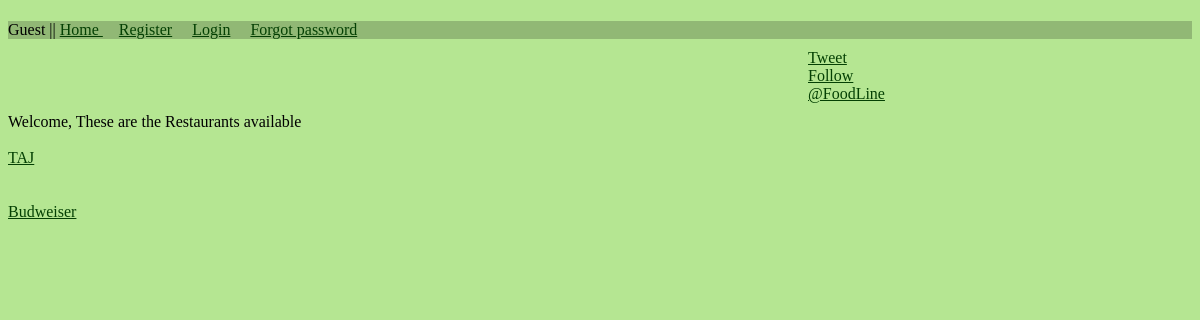
Page /foodline/customerlist/ on the earlier database version.
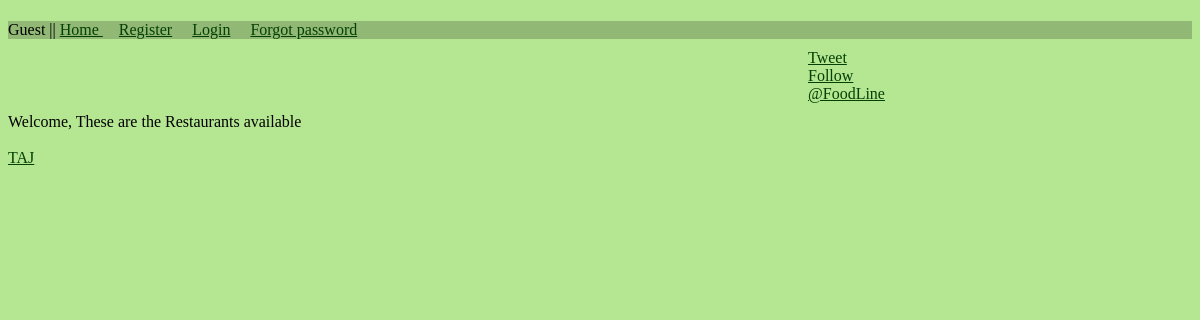
Same page on the later database version.
### company/models.py (models this page shows)
class Company(models.Model):
    company=models.ForeignKey(User)
    company_name = models.CharField(max_length = 30)
    address=models.TextField()
    home_delivery=models.BooleanField()
    lodging=models.BooleanField()
    cuisine=models.CharField(max_length = 30)
    contact_no=models.IntegerField(max_length = 10)

### company/views.py (the view)
def customerlist(request):
    company_data = Company.objects.all()
    return render_to_response('customer.html',locals())

### templates/customer.html
{% extends "base.html" %}
{% block content %}
  Welcome, These are the Restaurants available
{% for item in company_data %}
<br><br>
    <a href="/foodline/customerinfo/{{ item.id }}">{{ item.company_name}}</a><br>
{% endfor %}
{% endblock %}

Differences in the rows shown:
removed Company: company_name "Budweiser"
